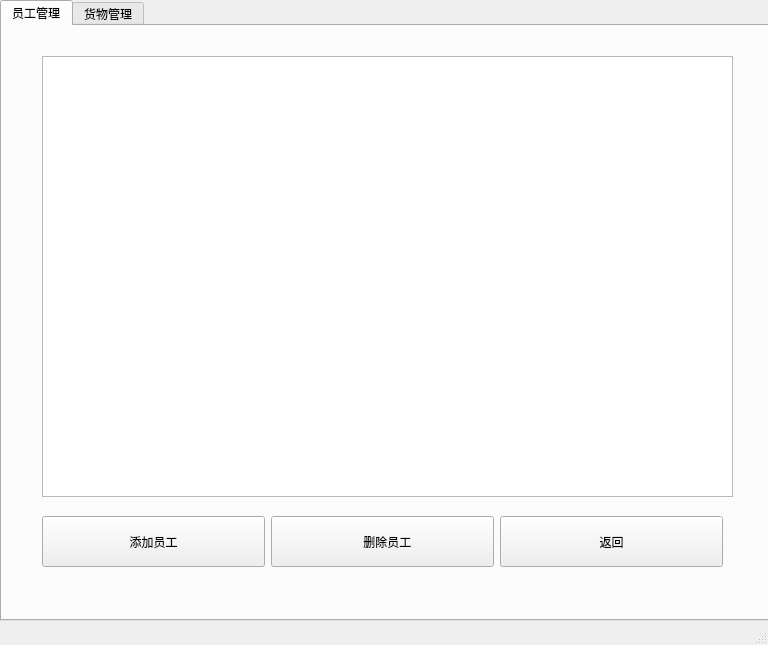
<?xml version="1.0" encoding="UTF-8"?>
<ui version="4.0">
 <class>manager_operation</class>
 <widget class="QMainWindow" name="manager_operation">
  <property name="geometry">
   <rect>
    <x>0</x>
    <y>0</y>
    <width>768</width>
    <height>645</height>
   </rect>
  </property>
  <property name="windowTitle">
   <string>MainWindow</string>
  </property>
  <widget class="QWidget" name="centralwidget">
   <widget class="QTabWidget" name="tabWidget">
    <property name="geometry">
     <rect>
      <x>0</x>
      <y>0</y>
      <width>771</width>
      <height>621</height>
     </rect>
    </property>
    <property name="whatsThis">
     <string/>
    </property>
    <property name="accessibleName">
     <string/>
    </property>
    <property name="styleSheet">
     <string notr="true">background-image: url(:/pic/timg.jpg);</string>
    </property>
    <property name="currentIndex">
     <number>0</number>
    </property>
    <widget class="QWidget" name="staff_tab">
     <property name="whatsThis">
      <string/>
     </property>
     <property name="layoutDirection">
      <enum>Qt::LeftToRight</enum>
     </property>
     <attribute name="title">
      <string>员工管理</string>
     </attribute>
     <widget class="QWidget" name="horizontalLayoutWidget">
      <property name="geometry">
       <rect>
        <x>40</x>
        <y>490</y>
        <width>681</width>
        <height>51</height>
       </rect>
      </property>
      <layout class="QHBoxLayout" name="horizontalLayout">
       <item>
        <widget class="QPushButton" name="add_staff_Btn">
         <property name="sizePolicy">
          <sizepolicy hsizetype="Preferred" vsizetype="Expanding">
           <horstretch>0</horstretch>
           <verstretch>0</verstretch>
          </sizepolicy>
         </property>
         <property name="text">
          <string>添加员工</string>
         </property>
        </widget>
       </item>
       <item>
        <widget class="QPushButton" name="delete__staff_Btn">
         <property name="sizePolicy">
          <sizepolicy hsizetype="Preferred" vsizetype="Expanding">
           <horstretch>0</horstretch>
           <verstretch>0</verstretch>
          </sizepolicy>
         </property>
         <property name="text">
          <string>   删除员工</string>
         </property>
        </widget>
       </item>
       <item>
        <widget class="QPushButton" name="return_Btn">
         <property name="sizePolicy">
          <sizepolicy hsizetype="Preferred" vsizetype="Expanding">
           <horstretch>0</horstretch>
           <verstretch>0</verstretch>
          </sizepolicy>
         </property>
         <property name="text">
          <string>返回</string>
         </property>
        </widget>
       </item>
      </layout>
     </widget>
     <widget class="QTableView" name="staff_tableView">
      <property name="geometry">
       <rect>
        <x>40</x>
        <y>30</y>
        <width>691</width>
        <height>441</height>
       </rect>
      </property>
     </widget>
    </widget>
    <widget class="QWidget" name="goods_tab">
     <attribute name="title">
      <string>货物管理</string>
     </attribute>
     <widget class="QTableView" name="goods_tableView">
      <property name="geometry">
       <rect>
        <x>40</x>
        <y>30</y>
        <width>681</width>
        <height>461</height>
       </rect>
      </property>
     </widget>
     <widget class="QWidget" name="horizontalLayoutWidget_2">
      <property name="geometry">
       <rect>
        <x>350</x>
        <y>510</y>
        <width>371</width>
        <height>51</height>
       </rect>
      </property>
      <layout class="QHBoxLayout" name="horizontalLayout_2">
       <item>
        <widget class="QPushButton" name="add_goods_Btn">
         <property name="sizePolicy">
          <sizepolicy hsizetype="Minimum" vsizetype="Expanding">
           <horstretch>0</horstretch>
           <verstretch>0</verstretch>
          </sizepolicy>
         </property>
         <property name="text">
          <string> 新增商品</string>
         </property>
        </widget>
       </item>
       <item>
        <widget class="QPushButton" name="return_Btn_2">
         <property name="sizePolicy">
          <sizepolicy hsizetype="Minimum" vsizetype="Expanding">
           <horstretch>0</horstretch>
           <verstretch>0</verstretch>
          </sizepolicy>
         </property>
         <property name="text">
          <string> 返回</string>
         </property>
        </widget>
       </item>
      </layout>
     </widget>
    </widget>
   </widget>
  </widget>
  <widget class="QMenuBar" name="menubar">
   <property name="geometry">
    <rect>
     <x>0</x>
     <y>0</y>
     <width>768</width>
     <height>26</height>
    </rect>
   </property>
  </widget>
  <widget class="QStatusBar" name="statusbar"/>
 </widget>
 <resources/>
 <connections/>
</ui>
